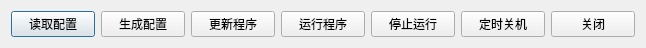
  <widget class="QWidget" name="layoutWidget">
   <property name="geometry">
    <rect>
     <x>120</x>
     <y>620</y>
     <width>646</width>
     <height>30</height>
    </rect>
   </property>
   <layout class="QHBoxLayout" name="horizontalLayout">
    <item>
     <widget class="QPushButton" name="pushButton_readconfig">
      <property name="text">
       <string>读取配置</string>
      </property>
      <property name="default">
       <bool>true</bool>
      </property>
     </widget>
    </item>
    <item>
     <widget class="QPushButton" name="pushButton_writeconfig">
      <property name="text">
       <string>生成配置</string>
      </property>
      <property name="default">
       <bool>false</bool>
      </property>
     </widget>
    </item>
    <item>
     <widget class="QPushButton" name="pushButton_update">
      <property name="text">
       <string>更新程序</string>
      </property>
     </widget>
    </item>
    <item>
     <widget class="QPushButton" name="pushButton_run">
      <property name="text">
       <string>运行程序</string>
      </property>
     </widget>
    </item>
    <item>
     <widget class="QPushButton" name="pushButton_kill">
      <property name="text">
       <string>停止运行</string>
      </property>
     </widget>
    </item>
    <item>
     <widget class="QPushButton" name="pushButton_shutdown">
      <property name="text">
       <string>定时关机</string>
      </property>
     </widget>
    </item>
    <item>
     <widget class="QPushButton" name="pushButton_close">
      <property name="text">
       <string>关闭</string>
      </property>
     </widget>
    </item>
   </layout>
  </widget>
